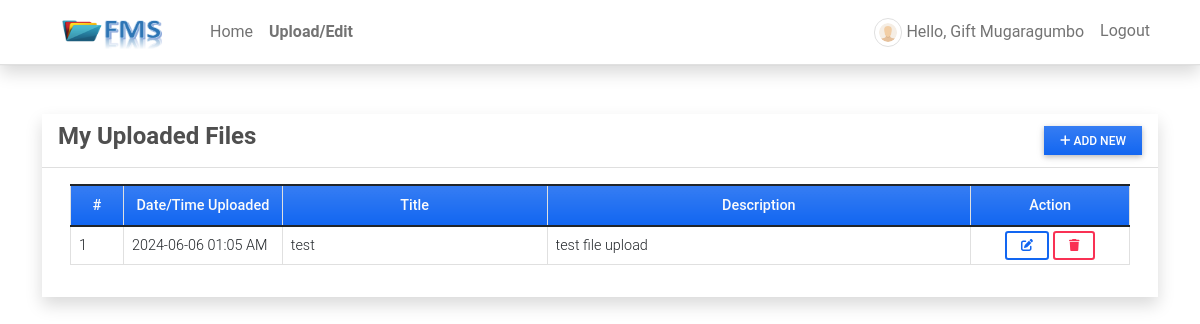
The app's page /my_posts (signed in) with its own data.
### fmsApp/models.py (models this page shows, shortened)
class Post(models.Model):
    user = models.ForeignKey(User, on_delete=models.CASCADE)
    title = models.CharField(max_length=250)
    description = models.TextField(blank=True, null=True)
    file_path = models.FileField(upload_to='uploads/',blank=True, null=True)
    date_created = models.DateTimeField(default=timezone.now)
    date_updated = models.DateTimeField(auto_now=True)

### fmsApp/views.py (the view)
# urls.py: path('my_posts', views.posts_mgt, name='posts-page'),
@login_required
def posts_mgt(request):
    context['page_title'] = 'Uploads'
    posts = Post.objects.filter(user=request.user).order_by('title', '-date_created').all()
    context['posts'] = posts
    return render(request, 'posts_mgt.html', context)

### fmsApp/templates/posts_mgt.html (shortened to what this page needs)
{% extends 'base.html' %} {% block pageContent %}
<div class="col-lg-12 col-md-12 col-sm-12 col-xs-12">
    <div class="card card-default rounded-0 shadow ">
        <div class="card-header">
            <div class="d-flex w-100 align-items-center justify-content-between">
                <h4 class="card-title fw-bold">My Uploaded Files</h4>
                <div class="tools">
                    <button type="button" class="btn btn-primary rounded-0 bg-gradient btn-sm" id='add_new'><i class="fa fa-plus"></i> Add New</button>
                </div>
            </div>
        </div>
        <div class="card-body">
            <div class="container-fluid">
                <table class="table table-bordered" id="post-list">
                    <colgroup>
                        <col width="5%">
                        <col width="15%">
                        <col width="25%">
                        <col width="40%">
                        <col width="15%">
                    </colgroup>
                    <thead>
                        <tr class="bg-gradient bg-primary bg-opacity-50 text-light">
                            <th class="px-2 py-2 text-center">#</th>
                            <th class="px-2 py-2 text-center">Date/Time Uploaded</th>
                            <th class="px-2 py-2 text-center">Title</th>
                            <th class="px-2 py-2 text-center">Description</th>
                            <th class="px-2 py-2 text-center">Action</th>
                        </tr>
                    </thead>
                    <tbody>
                        {% for post in posts %}
                        <tr>
                            <td class="px-2 py-1 align-middle">{{ forloop.counter }}</td>
                            <td class="px-2 py-1 align-middle">{{ post.date_created|date:"Y-m-d h:i A" }}</td>
                            <td class="px-2 py-1 align-middle">{{ post.title }}</td>
                            <td class="px-2 py-1 align-middle"><p class="m-0 text-truncate">{{ post.description }}</p></td>
                            <td class="px-2 py-1 align-middle text-center">
                                <a class="btn btn-outline-primary btn-sm edit-data" href="javascript:void(0)" data-id="{{ post.pk }}" title="Edit">
                                    <i class="fa fa-edit"></i>
                                </a>
                                <button class="btn btn-outline-danger btn-sm delete-data" type="button" data-id="{{ post.pk }}" title="Delete">
                                    <i class="fa fa-trash"></i>
                                </button>
                            </td>
                        </tr>
                        {% endfor %}
                    </tbody>
                </table>
            </div>
        </div>
    </div>
</div>
{% endblock pageContent %}

### fmsApp/templates/topNavigation.html (shortened to what this page needs)
{% load static %}
<header>
    <nav class="navbar navbar-expand-lg navbar-light bg-white fixed-top shadow border-bottom">
        <div class="container">
            <a class="navbar-brand" target="_blank" href="{% url 'home-page' %}">
                <img src="{{ MEDIA_URL }}/default/fms-logo.png" height="16" alt="{{ MEDIA_URL }}" loading="lazy" style="margin-top: -3px;" />
            </a>
            <div class="collapse navbar-collapse" id="navbarExample01">
                <ul class="navbar-nav me-auto mb-2 mb-lg-0" id="topNav">
                    {% if user.id %}
                    <li class="nav-item">
                        <a class="nav-link" aria-current="page" href="{% url 'home-page' %}">Home</a>
                    </li>
                    <li class="nav-item">
                        <a class="nav-link" aria-current="page" href="{% url 'posts-page' %}">Upload/Edit</a>
                    </li>
                    {% endif %}
                </ul>
                <ul class="navbar-nav d-flex flex-row">
                    {% if user.id %} {% if user.profile.user_type == 1 %} {% endif %}
                    <li class="nav-item me-3 me-lg-0">
                        <a class="nav-link" href="{% url 'profile' %}">
                            <span class="me-1"><img src="{{ MEDIA_URL }}/default/default-avatar.png" alt="User Avatar" id="user-avatar" class="img-thumbnail rounded-circle"></span>Hello, {{ user.first_name }} {{user.last_name}}
                        </a>
                    </li>
                    <li class="nav-item me-3 me-lg-0">
                        <a class="nav-link" href="{% url 'logout' %}">Logout</a>
                    </li>
                    {% endif %}
                </ul>
            </div>
        </div>
    </nav>
</header>

### static/assets/default/css/style.css (style rules this page uses)
html, body { height: 100%; width: 100%; max-height: 100%; overflow: auto; display: flex; flex-direction: column; }
body>header { flex-shrink: auto; }
#user-avatar { width: 1.8rem; height: 1.8rem; object-fit: scale-down; object-position: center center; }
.navbar-brand>img { width: 7em; height: 2em; }
.nav-item.active a.nav-link { font-weight: bolder !important; }

### records on screen
Post: date_created "2024-06-06 01:05 AM", title "test", description "test file upload"

### other values on screen
{{ user.first_name }} "Gift"
{{ user.last_name }} "Mugaragumbo"
